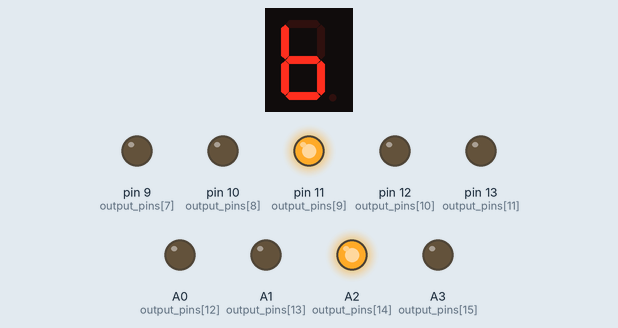
Simulated run of this sketch. Board: Arduino Uno, built with avr-gcc and run on an emulated ATmega328P. Parts: 1-digit seven-segment display, output pins drawn as LEDs (lit = HIGH). Wiring (inferred from the names in the program): 1-digit 7-segment display, segments lit when LOW: segments pin 2, pin 3, pin 4, pin 5, pin 6, pin 7, pin 8. The local clock reads 2024-03-15 10:24:30 at power-on unless the sketch sets it; the segment pins are drawn as the display they are named for; pins used as bus, display or sensor lines are not drawn.

Above: at 0.1 s.
At 15.1 s:
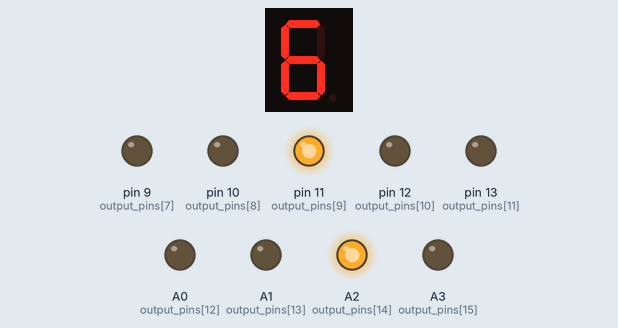
At 31.1 s:
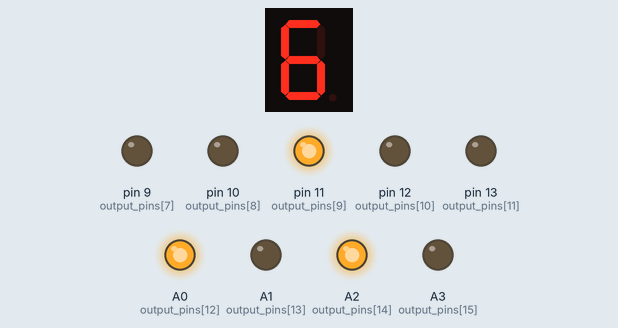
At 64.2 s:
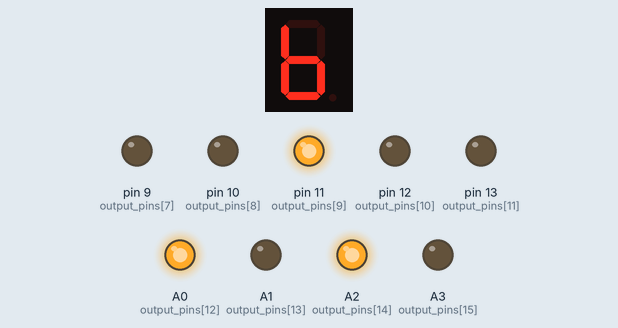
At 95.1 s:
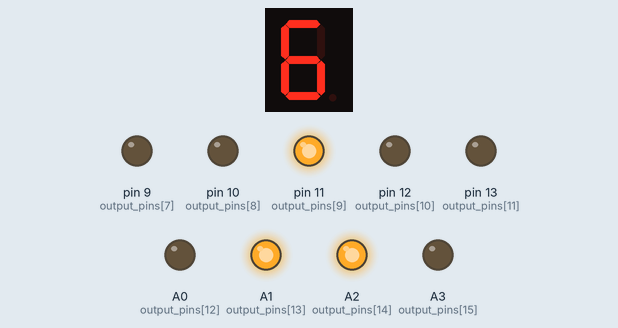
At 128.2 s:
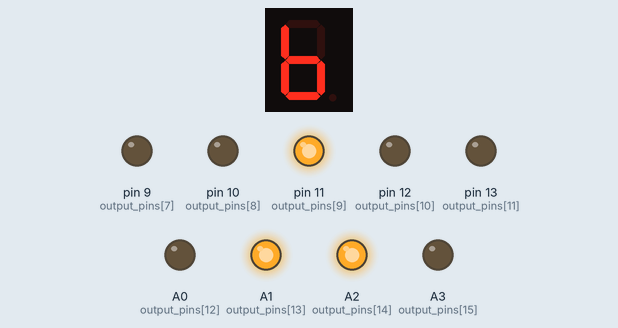
Timing chart, 0 to 129.7 s (numbered marks = the images above):
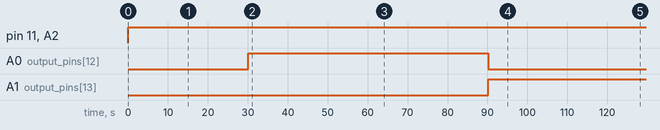

Measured:
- by itself, pin 11 (output_pins[9]), A2 (output_pins[14]): LOW → HIGH at 0.00 s
- by itself, A0 (output_pins[12]): LOW → HIGH at 30.1 s, → LOW 60.1 s later
- by itself, A1 (output_pins[13]): LOW → HIGH at 90.2 s
- what the display in image 1 shows lasts 1.0 s, from 15.0 s to 16.0 s

The sketch:

nixie_clock_code.ino
```cpp
#include <EEPROM.h>
#include <RTClib.h>
#include <Wire.h>

#define output_pins_count 16

RTC_DS3231 rtc;

uint8_t digit1_value = 0;
uint8_t digit2_value = 0;
uint8_t digit3_value = 0;
uint8_t digit4_value = 0;

uint8_t digit1_pins[3] = {3,4,5};
uint8_t digit2_pins[4] = {6,7,8,9};
uint8_t digit3_pins[4] = {10,11,12,13};
uint8_t digit4_pins[4] = {A0,A1,A2,A3};

uint8_t current_hour = 0;
uint8_t current_minute = 0;

bool daylight_savings;
bool pm_time = true;

const uint8_t indicator_light_pin = 2;

const int output_pins[output_pins_count] = {indicator_light_pin,3,4,5,6,7,8,9,10,11,12,13,A0,A1,A2,A3};

void setup() {
    rtc.begin();

    for (int i=0;i<output_pins_count;i++) {
        pinMode(output_pins[i],OUTPUT);
    }

    // load daylight savings from EEPROM
    daylight_savings = EEPROM.get(0, daylight_savings) == 1;

    // Uncomment the following 2 lines if you need to set the DST (if you miss
    // the actual day etc). Change the +1 to -1 in the fall. DateTime t2 =
    // rtc.now(); rtc.adjust(DateTime(t2.year(), t2.month(), t2.day(),
    // t2.hour()+1, t2.minute(), t2.second()));
}

void loop() {
    DateTime time = rtc.now();

    if (time.dayOfTheWeek() == 0 &&
        time.month() == 3 &&
        time.day() >= 8 &&
        time.day() <= 16 &&
        time.hour() == 2 &&
        time.minute() == 0 &&
        time.second() == 0 &&
        !daylight_savings) {

        rtc.adjust(DateTime(
            time.year(),
            time.month(),
            time.day(),
            time.hour() + 1,
            time.minute(),
            time.second()
        ));

        flip_dst();
    } else if (time.dayOfTheWeek() == 0 &&
            time.month() == 11 &&
            time.day() >= 1 &&
            time.day() <= 8 &&
            time.hour() == 2 &&
            time.minute() == 0 &&
            time.second() == 0 &&
            daylight_savings) {

        rtc.adjust(DateTime(
            time.year(),
            time.month(),
            time.day(),
            time.hour() - 1,
            time.minute(),
            time.second()
        ));

        flip_dst();
    }

    // change state of indicator light every odd second
    uint8_t indicator_state = ((time.second() % 2) == 0) ? HIGH : LOW;
    digitalWrite(indicator_light_pin,indicator_state);

    current_minute = time.minute();
    current_hour = time.hour();

    // use pm time
    if (pm_time && current_hour > 12) {
        current_hour = current_hour - 12;
    } else if (pm_time && current_hour == 0) {
        current_hour = 12;
    }

    // split individual multi-segment numbers into their individual segments
    digit1_value = (current_hour / 10) % 10;
    digit2_value = current_hour % 10;
    digit3_value = (current_minute / 10) % 10;
    digit4_value = current_minute % 10;

    // Configure digital outputs to nixie values
    write_binary(digit1_value,3,digit1_pins);
    write_binary(digit2_value,4,digit2_pins);
    write_binary(digit3_value,4,digit3_pins);
    write_binary(digit4_value,4,digit4_pins);

    // wait 200ms before updating the screen again
    delay(200);
}

void flip_dst() {
    daylight_savings = !daylight_savings;

    // encode DST as int and save into EEPROM
    EEPROM.put(0,daylight_savings ? 1 : 0);
}

void write_binary(uint8_t value,uint8_t pin_count,uint8_t pins[]) {
    for (int i=0;i<pin_count;i++) {
        int current_bit = (value >> i) & 1;

        digitalWrite(pins[i],(current_bit == 1) ? HIGH : LOW);
    }
}
```
